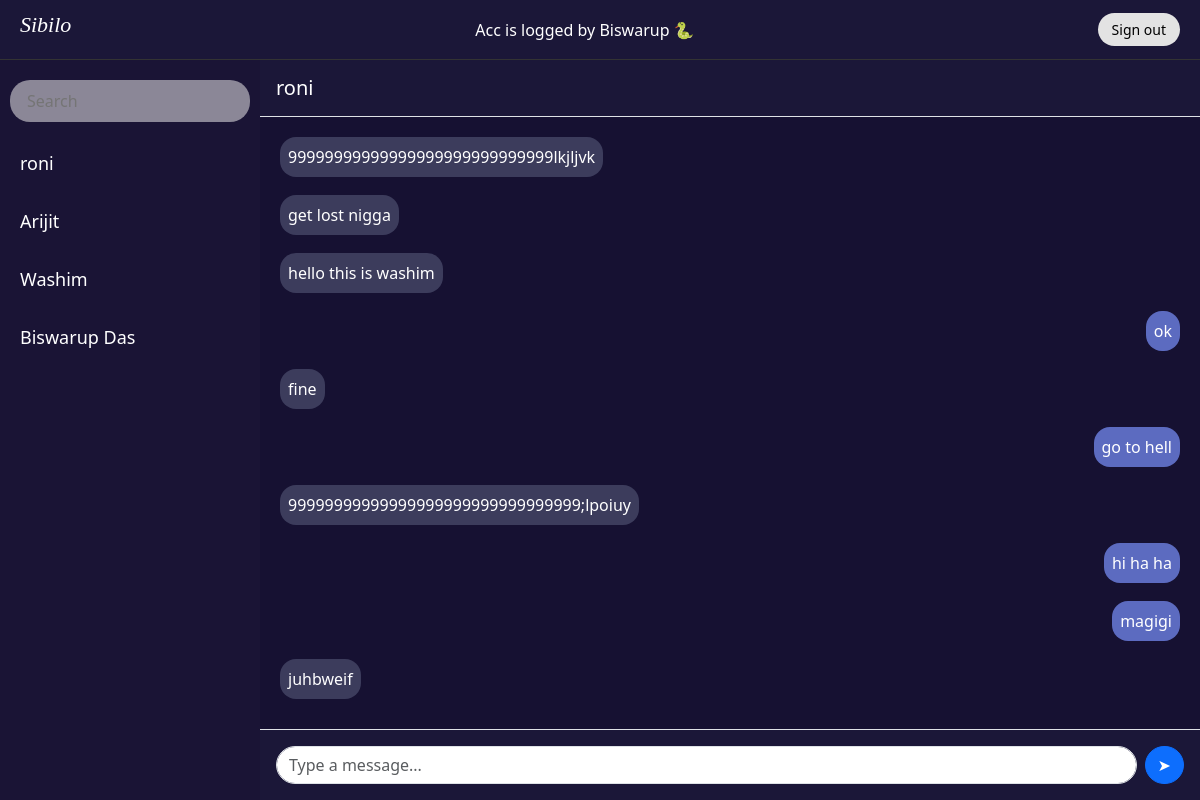
Before: /chat/chat/roni/ (signed in) with the older database file.
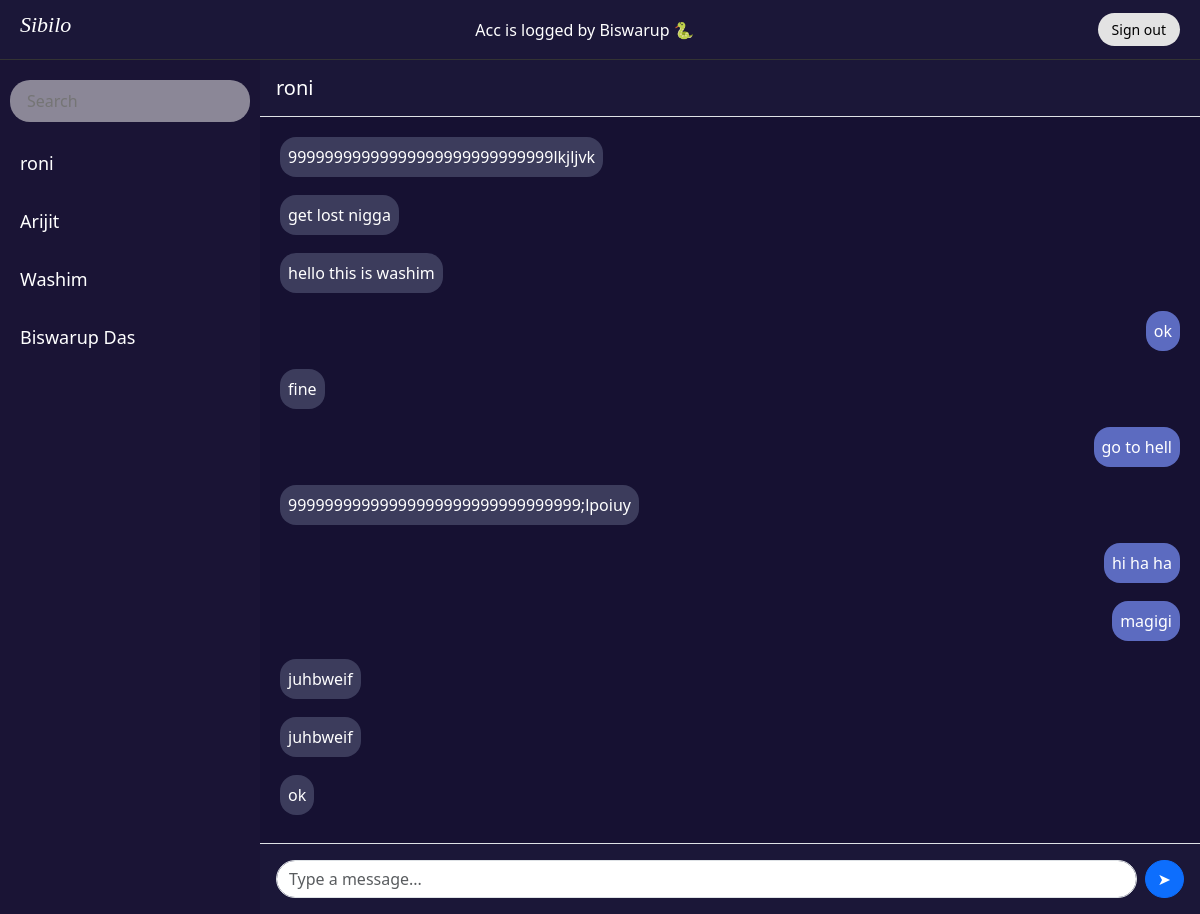
After: the same page with the newer database file.
### chat/models.py (models this page shows, shortened)
class PrivetMassage(models.Model):
    sender=models.ForeignKey(User,on_delete=models.CASCADE,related_name='sender_massage')
    receiver=models.ForeignKey(User,on_delete=models.CASCADE,related_name='reciver_massage')
    body=models.TextField()
    time=models.DateTimeField(auto_now_add=True)

### chat/views.py (the view, shortened to what this page needs)
# urls.py: path("chat/<str:username>/", views.private_chat, name="private_chat"),
@login_required
def private_chat(request, username):
    other_user = get_object_or_404(User, username=username)
    messages = PrivetMassage.objects.filter(
        Q(sender=request.user, receiver=other_user) |
        Q(sender=other_user, receiver=request.user)
    ).order_by("time")
    all_user = User.objects.exclude(username=request.user.username)
    room_name = f"private_{min(request.user.id, other_user.id)}_{max(request.user.id, other_user.id)}"
    return render(request, "chatbox1.html", {
        "user": request.user,
        "other_user": other_user,
        "messages": messages,
        "all_user": all_user,
        "room_name":room_name,
    })

### chat/templates/chatbox1.html (shortened to what this page needs)
<!DOCTYPE html>
<html lang="en">
  <head>
    <link href="https://cdn.jsdelivr.net/npm/bootstrap@5.3.3/dist/css/bootstrap.min.css" rel="stylesheet" />
  </head>
  <body>
    {% if request.user.is_authenticated %}
    <div class="line-header">
      <h5 class="title">Sibilo</h5>
      <div class="header-right">
        <div class="user">
          <p class="mb-0">Acc is logged by {{ user.username }} 🐍</p>
        </div>
        </div>
        <button class="logout-btn"><a href="{% url 'logout' %}">Sign out</a></button>
      </div>
    <div class="chat-wrapper">
      <div class="sidebar">
        <div class="search-box">
          <input type="text" placeholder="Search" />
        </div>
        <div class="contact-list">
          {% for i in all_user %}
          {% if i != user %}
             <a href="{% url 'private_chat' i.username %}" class="text-decoration-none">
  <div class="contact-item">
    <span>{{ i.username }}</span>
  </div>
</a>
          {% endif %}
          {% endfor %}
        </div>
      </div>
      <div class="main-content">
        <div class="main-content w-100 d-flex flex-column" style="justify-content: space-between;">
  <div class="d-flex align-items-center p-3 border-bottom" style="background-color:#1b1738;">
    <h5 class="mb-0 text-white">{{ other_user.username }}</h5>
  </div>
  <div class="chat-body" id="chatBody">
    {% for message in messages %}
      <div class="mb-2 d-flex {% if message.sender == user %}justify-content-end{% else %}justify-content-start{% endif %}">
        <div class="p-2 rounded-4" style="
            background: {% if message.sender == user %}#5c6bc0{% else %}#3c3c5c{% endif %};
            color: white;
            max-width: 60%;">
          {{ message.body }}
        </div>
      </div>
    {% endfor %}
  </div>
  <form method="POST" class="d-flex p-3 border-top" style="background-color: #1b1738;">
    <input name="text_info" type="text" class="form-control me-2 rounded-pill" placeholder="Type a message..." required />
    <button class="btn btn-primary rounded-pill" type="submit">➤</button>
  </form>
</div>
      </div>
    </div>
    {% endif %}
  </body>
</html>

Changed rows visible on the page:
added PrivetMassage: body "juhbweif"
added PrivetMassage: body "ok"
